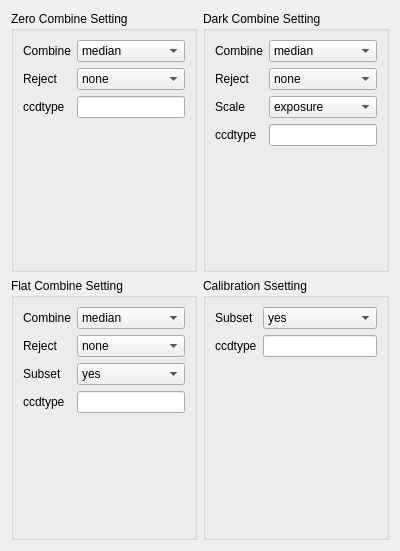
      <widget class="QWidget" name="tab_2">
       <attribute name="title">
        <string>Calibration</string>
       </attribute>
       <layout class="QGridLayout" name="gridLayout_4">
        <item row="0" column="0">
         <widget class="QGroupBox" name="groupBox_21">
          <property name="title">
           <string>Zero Combine Setting</string>
          </property>
          <property name="flat">
           <bool>true</bool>
          </property>
          <layout class="QGridLayout" name="gridLayout_37">
           <item row="0" column="0">
            <layout class="QGridLayout" name="gridLayout_54">
             <item row="0" column="0">
              <widget class="QLabel" name="label_13">
               <property name="text">
                <string>Combine</string>
               </property>
              </widget>
             </item>
             <item row="0" column="1">
              <widget class="QComboBox" name="comboBox_2">
               <item>
                <property name="text">
                 <string>median</string>
                </property>
               </item>
               <item>
                <property name="text">
                 <string>average</string>
                </property>
               </item>
              </widget>
             </item>
             <item row="1" column="0">
              <widget class="QLabel" name="label_18">
               <property name="text">
                <string>Reject</string>
               </property>
              </widget>
             </item>
             <item row="1" column="1">
              <widget class="QComboBox" name="comboBox_3">
               <item>
                <property name="text">
                 <string>none</string>
                </property>
               </item>
               <item>
                <property name="text">
                 <string>minmax</string>
                </property>
               </item>
               <item>
                <property name="text">
                 <string>ccdclip</string>
                </property>
               </item>
               <item>
                <property name="text">
                 <string>crreject</string>
                </property>
               </item>
               <item>
                <property name="text">
                 <string>sigclip</string>
                </property>
               </item>
               <item>
                <property name="text">
                 <string>avsigclip</string>
                </property>
               </item>
               <item>
                <property name="text">
                 <string>pclip</string>
                </property>
               </item>
              </widget>
             </item>
             <item row="2" column="0">
              <widget class="QLabel" name="label_19">
               <property name="text">
                <string>ccdtype</string>
               </property>
              </widget>
             </item>
             <item row="2" column="1">
              <widget class="QLineEdit" name="lineEdit_9"/>
             </item>
            </layout>
           </item>
           <item row="1" column="0">
            <spacer name="verticalSpacer_3">
             <property name="orientation">
              <enum>Qt::Vertical</enum>
             </property>
             <property name="sizeHint" stdset="0">
              <size>
               <width>20</width>
               <height>142</height>
              </size>
             </property>
            </spacer>
           </item>
          </layout>
         </widget>
        </item>
        <item row="0" column="1">
         <widget class="QGroupBox" name="groupBox_22">
          <property name="title">
           <string>Dark Combine Setting</string>
          </property>
          <layout class="QGridLayout" name="gridLayout_38">
           <item row="0" column="0">
            <layout class="QGridLayout" name="gridLayout_56">
             <item row="0" column="0">
              <widget class="QLabel" name="label_29">
               <property name="text">
                <string>Combine</string>
               </property>
              </widget>
             </item>
             <item row="0" column="1">
              <widget class="QComboBox" name="comboBox_4">
               <item>
                <property name="text">
                 <string>median</string>
                </property>
               </item>
               <item>
                <property name="text">
                 <string>average</string>
                </property>
               </item>
              </widget>
             </item>
             <item row="1" column="0">
              <widget class="QLabel" name="label_30">
               <property name="text">
                <string>Reject</string>
               </property>
              </widget>
             </item>
             <item row="1" column="1">
              <widget class="QComboBox" name="comboBox_5">
               <item>
                <property name="text">
                 <string>none</string>
                </property>
               </item>
               <item>
                <property name="text">
                 <string>minmax</string>
                </property>
               </item>
               <item>
                <property name="text">
                 <string>ccdclip</string>
                </property>
               </item>
               <item>
                <property name="text">
                 <string>crreject</string>
                </property>
               </item>
               <item>
                <property name="text">
                 <string>sigclip</string>
                </property>
               </item>
               <item>
                <property name="text">
                 <string>avsigclip</string>
                </property>
               </item>
               <item>
                <property name="text">
                 <string>pclip</string>
                </property>
               </item>
              </widget>
             </item>
             <item row="2" column="0">
              <widget class="QLabel" name="label_35">
               <property name="text">
                <string>Scale</string>
               </property>
              </widget>
             </item>
             <item row="2" column="1">
              <widget class="QComboBox" name="comboBox_8">
               <item>
                <property name="text">
                 <string>exposure</string>
                </property>
               </item>
               <item>
                <property name="text">
                 <string>none</string>
                </property>
               </item>
               <item>
                <property name="text">
                 <string>mode</string>
                </property>
               </item>
               <item>
                <property name="text">
                 <string>median</string>
                </property>
               </item>
               <item>
                <property name="text">
                 <string>mean</string>
                </property>
               </item>
              </widget>
             </item>
             <item row="3" column="0">
              <widget class="QLabel" name="label_28">
               <property name="text">
                <string>ccdtype</string>
               </property>
              </widget>
             </item>
             <item row="3" column="1">
              <widget class="QLineEdit" name="lineEdit_10"/>
             </item>
            </layout>
           </item>
           <item row="1" column="0">
            <spacer name="verticalSpacer_4">
             <property name="orientation">
              <enum>Qt::Vertical</enum>
             </property>
             <property name="sizeHint" stdset="0">
              <size>
               <width>20</width>
               <height>113</height>
              </size>
             </property>
            </spacer>
           </item>
          </layout>
         </widget>
        </item>
        <item row="1" column="0">
         <widget class="QGroupBox" name="groupBox_23">
          <property name="title">
           <string>Flat Combine Setting</string>
          </property>
          <layout class="QGridLayout" name="gridLayout_50">
           <item row="0" column="0">
            <layout class="QGridLayout" name="gridLayout_57">
             <item row="0" column="0">
              <widget class="QLabel" name="label_32">
               <property name="text">
                <string>Combine</string>
               </property>
              </widget>
             </item>
             <item row="0" column="1">
              <widget class="QComboBox" name="comboBox_6">
               <item>
                <property name="text">
                 <string>median</string>
                </property>
               </item>
               <item>
                <property name="text">
                 <string>average</string>
                </property>
               </item>
              </widget>
             </item>
             <item row="1" column="0">
              <widget class="QLabel" name="label_33">
               <property name="text">
                <string>Reject</string>
               </property>
              </widget>
             </item>
             <item row="1" column="1">
              <widget class="QComboBox" name="comboBox_7">
               <item>
                <property name="text">
                 <string>none</string>
                </property>
               </item>
               <item>
                <property name="text">
                 <string>minmax</string>
                </property>
               </item>
               <item>
                <property name="text">
                 <string>ccdclip</string>
                </property>
               </item>
               <item>
                <property name="text">
                 <string>crreject</string>
                </property>
               </item>
               <item>
                <property name="text">
                 <string>sigclip</string>
                </property>
               </item>
               <item>
                <property name="text">
                 <string>avsigclip</string>
                </property>
               </item>
               <item>
                <property name="text">
                 <string>pclip</string>
                </property>
               </item>
              </widget>
             </item>
             <item row="2" column="0">
              <widget class="QLabel" name="label_36">
               <property name="text">
                <string>Subset</string>
               </property>
              </widget>
             </item>
             <item row="2" column="1">
              <widget class="QComboBox" name="comboBox_9">
               <item>
                <property name="text">
                 <string>yes</string>
                </property>
               </item>
               <item>
                <property name="text">
                 <string>no</string>
                </property>
               </item>
              </widget>
             </item>
             <item row="3" column="0">
              <widget class="QLabel" name="label_31">
               <property name="text">
                <string>ccdtype</string>
               </property>
              </widget>
             </item>
             <item row="3" column="1">
              <widget class="QLineEdit" name="lineEdit_11">
               <property name="text">
                <string/>
               </property>
              </widget>
             </item>
            </layout>
           </item>
           <item row="1" column="0">
            <spacer name="verticalSpacer_2">
             <property name="orientation">
              <enum>Qt::Vertical</enum>
             </property>
             <property name="sizeHint" stdset="0">
              <size>
               <width>20</width>
               <height>113</height>
              </size>
             </property>
            </spacer>
           </item>
          </layout>
         </widget>
        </item>
        <item row="1" column="1">
         <widget class="QGroupBox" name="groupBox_24">
          <property name="title">
           <string>Calibration Ssetting</string>
          </property>
          <layout class="QGridLayout" name="gridLayout_51">
           <item row="0" column="0">
            <layout class="QGridLayout" name="gridLayout_91">
             <item row="0" column="0">
              <widget class="QLabel" name="label_37">
               <property name="text">
                <string>Subset</string>
               </property>
              </widget>
             </item>
             <item row="0" column="1">
              <widget class="QComboBox" name="comboBox_10">
               <item>
                <property name="text">
                 <string>yes</string>
                </property>
               </item>
               <item>
                <property name="text">
                 <string>no</string>
                </property>
               </item>
              </widget>
             </item>
             <item row="1" column="0">
              <widget class="QLabel" name="label_34">
               <property name="text">
                <string>ccdtype</string>
               </property>
              </widget>
             </item>
             <item row="1" column="1">
              <widget class="QLineEdit" name="lineEdit_12">
               <property name="text">
                <string/>
               </property>
              </widget>
             </item>
            </layout>
           </item>
           <item row="1" column="0">
            <spacer name="verticalSpacer_5">
             <property name="orientation">
              <enum>Qt::Vertical</enum>
             </property>
             <property name="sizeHint" stdset="0">
              <size>
               <width>20</width>
               <height>171</height>
              </size>
             </property>
            </spacer>
           </item>
          </layout>
         </widget>
        </item>
       </layout>
      </widget>
